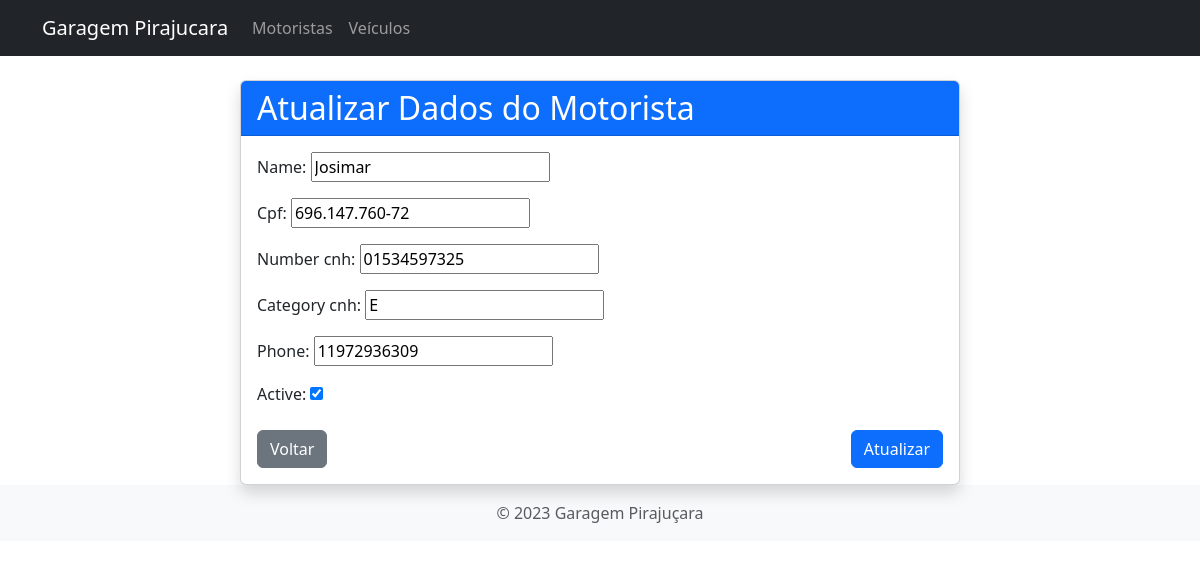
Screenshot of /drivers/update_driver/8/ with the database file from the repository.
### drivers/models.py (models this page shows, shortened)
class Driver(models.Model):
    name = models.CharField(max_length=200)
    cpf = models.CharField(max_length=17, unique=True)
    number_cnh = models.CharField(max_length=20)
    category_cnh = models.CharField(max_length=2)
    phone = models.CharField(max_length=20)
    active = models.BooleanField(default=True)

### drivers/views.py (the view)
# urls.py: path('update_driver/<int:driver_id>/', views.update_driver, name='update_driver'),
def update_driver(request, driver_id):
    driver = get_object_or_404(Driver, pk=driver_id)
    if request.method == 'POST':
        form = CreateUpdateDriversForm(request.POST, instance=driver)
        if form.is_valid():
            form.save()
            return redirect('list_drivers')
    else:
        form = CreateUpdateDriversForm(instance=driver)
    return render(request, 'drivers/update_driver.html', {'form': form})

### drivers/forms.py
class CreateUpdateDriversForm(forms.ModelForm):
    class Meta:
        model = Driver
        fields = ['name', 'cpf', 'number_cnh', 'category_cnh', 'phone', 'active']

### drivers/templates/drivers/update_driver.html (shortened to what this page needs)
{% extends 'base.html' %}
{% load static %}
{% block content %}
<div class="container mt-4">
    <div class="row justify-content-center">
        <div class="col-md-8">
            <div class="card shadow">
                <div class="card-header bg-primary text-white">
                    <h2 class="mb-0">Atualizar Dados do Motorista</h2>
                </div>
                <div class="card-body">
                    <form method="POST" enctype="multipart/form-data" class="needs-validation" novalidate>
                        <div class="form-group">
                            {{ form.as_p }}
                        </div>
                        <div class="d-flex justify-content-between mt-4">
                            <a href="{% url 'list_drivers' %}" class="btn btn-secondary">
                                 Voltar
                            </a>
                            <button type="submit" class="btn btn-primary">
                                 Atualizar
                            </button>
                        </div>
                    </form>
                </div>
            </div>
        </div>
    </div>
</div>
{% endblock %}

### rows the page displays
Driver: name "Josimar", cpf "696.147.760-72", number_cnh "01534597325", category_cnh "E", phone "11972936309", active "☑"
